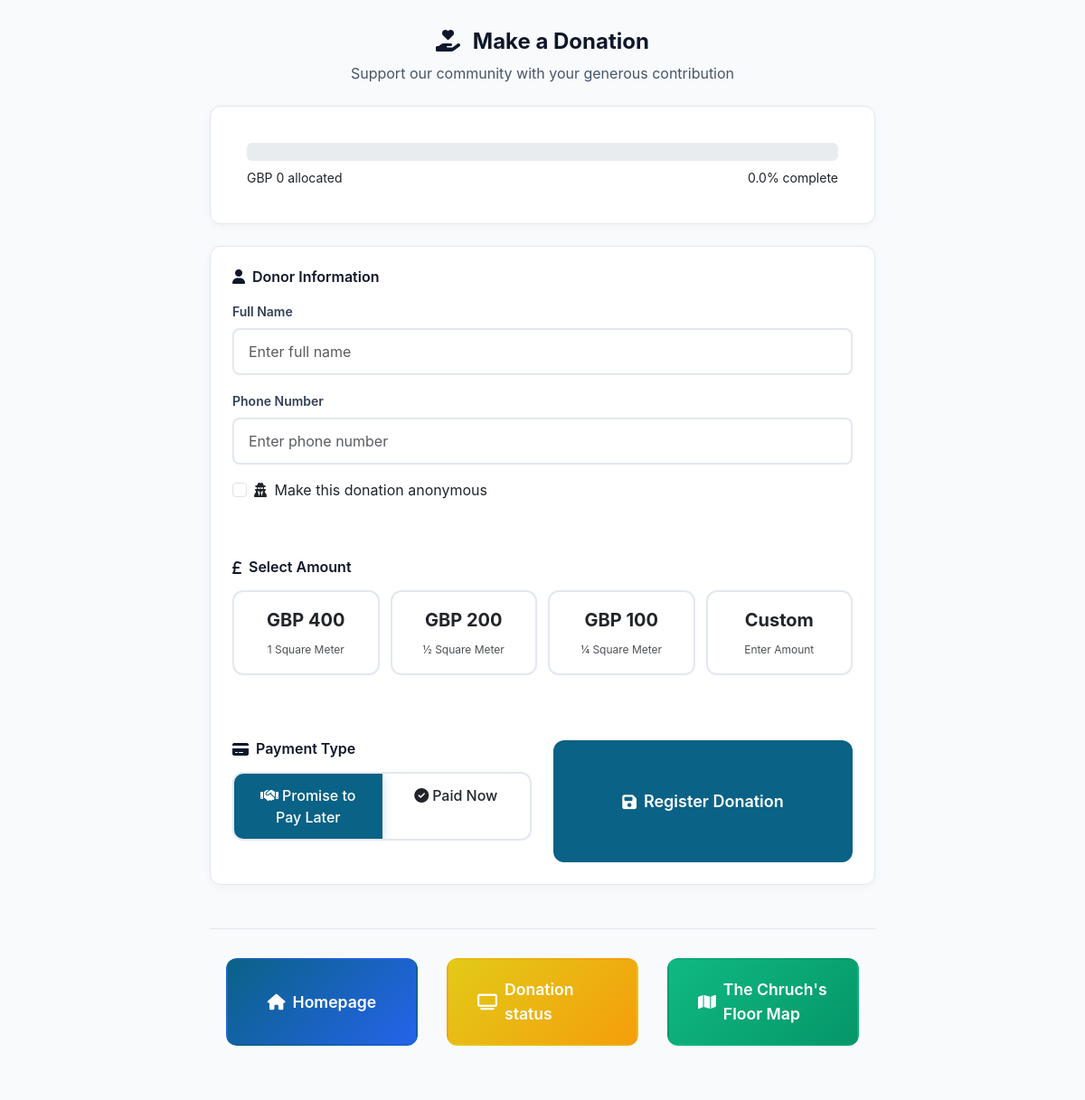
The app's page /public/donate/index.php, older data.
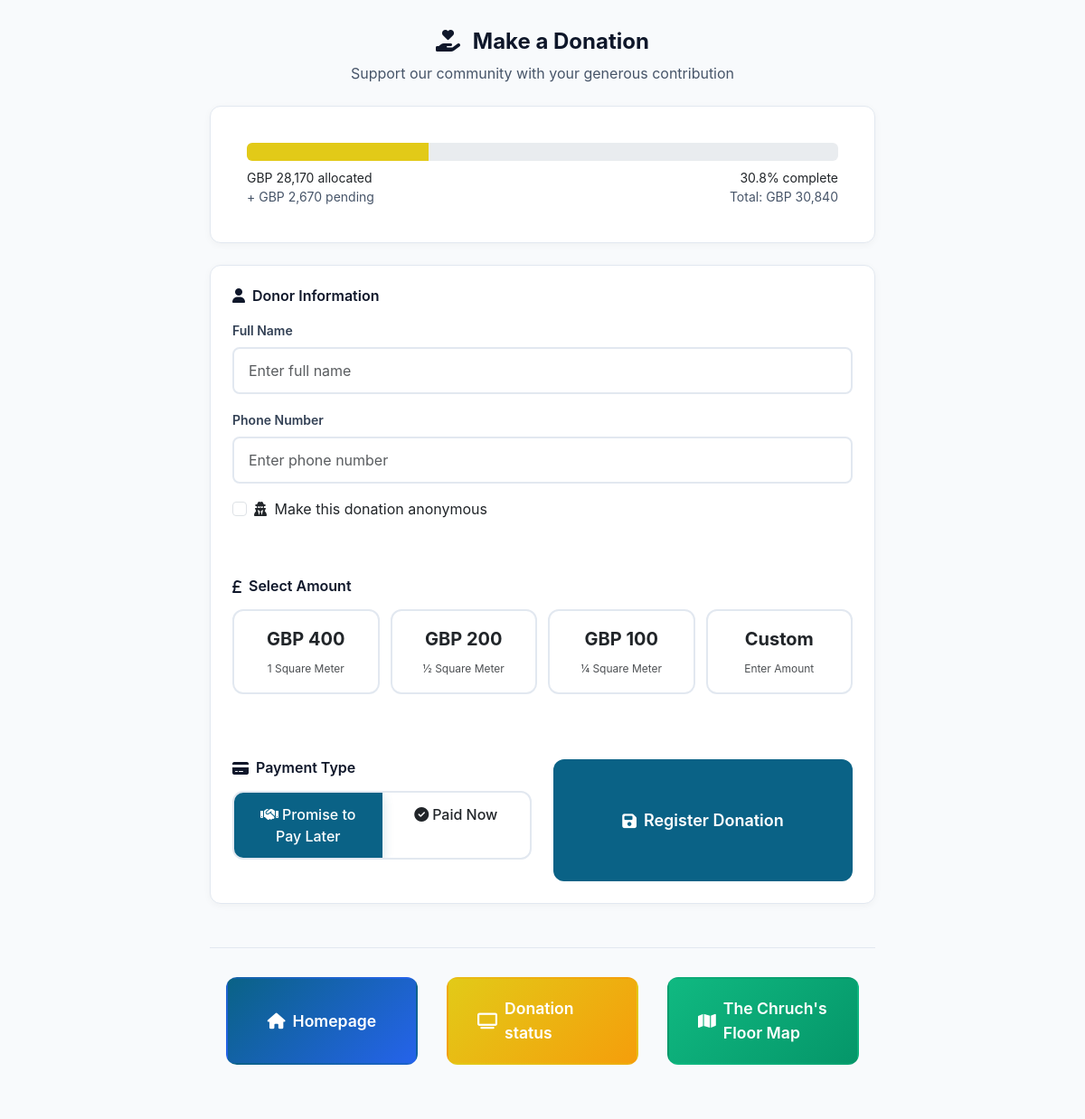
The same page, newer data.
### tables this page shows
CREATE TABLE `settings` (
  `id` tinyint(4) NOT NULL,
  `target_amount` decimal(10,2) NOT NULL DEFAULT 100000.00,
  `currency_code` char(3) NOT NULL DEFAULT 'GBP',
  `display_token` char(64) NOT NULL,
  `display_token_expires_at` datetime DEFAULT NULL,
  `projector_names_mode` enum('full','first_initial','off') NOT NULL DEFAULT 'full',
  `refresh_seconds` tinyint(3) unsigned NOT NULL DEFAULT 2,
  `version` int(10) unsigned NOT NULL DEFAULT 1,
  `created_at` timestamp NOT NULL DEFAULT current_timestamp(),
  `updated_at` timestamp NOT NULL DEFAULT current_timestamp() ON UPDATE current_timestamp(),
  `projector_display_mode` varchar(10) DEFAULT 'amount',
  `projector_language` varchar(5) DEFAULT 'en',
  PRIMARY KEY (`id`),
  KEY `idx_settings_id` (`id`)
);

CREATE TABLE `counters` (
  `id` tinyint(4) NOT NULL,
  `paid_total` decimal(10,2) NOT NULL DEFAULT 0.00,
  `pledged_total` decimal(10,2) NOT NULL DEFAULT 0.00,
  `grand_total` decimal(10,2) NOT NULL DEFAULT 0.00,
  `version` int(10) unsigned NOT NULL DEFAULT 1,
  `recalc_needed` tinyint(1) NOT NULL DEFAULT 0,
  `last_updated` timestamp NOT NULL DEFAULT current_timestamp() ON UPDATE current_timestamp(),
  PRIMARY KEY (`id`)
);

CREATE TABLE `donation_packages` (
  `id` int(11) NOT NULL AUTO_INCREMENT,
  `label` varchar(50) NOT NULL,
  `sqm_meters` decimal(8,2) NOT NULL,
  `price` decimal(10,2) NOT NULL,
  `active` tinyint(1) NOT NULL DEFAULT 1,
  `sort_order` int(11) NOT NULL DEFAULT 0,
  `created_at` timestamp NOT NULL DEFAULT current_timestamp(),
  `updated_at` timestamp NOT NULL DEFAULT current_timestamp() ON UPDATE current_timestamp(),
  PRIMARY KEY (`id`)
);

### public/donate/index.php (the view, shortened to what this page needs)
<?php
$db = db();
$settings = $db->query('SELECT * FROM settings WHERE id=1')->fetch_assoc() ?: [];
$currency = $settings['currency_code'] ?? 'GBP';
$targetAmount = (float)($settings['target_amount'] ?? 30000);
$pkgRows = $db->query("SELECT id, label, sqm_meters, price FROM donation_packages WHERE active=1 ORDER BY sort_order, id")->fetch_all(MYSQLI_ASSOC);
$pkgByLabel = [];
foreach ($pkgRows as $r) { $pkgByLabel[$r['label']] = $r; }
$pkgOne     = $pkgByLabel['1 m²']   ?? null;
$pkgHalf    = $pkgByLabel['1/2 m²'] ?? null;
$pkgQuarter = $pkgByLabel['1/4 m²'] ?? null;
$counters = $db->query('SELECT * FROM counters WHERE id=1')->fetch_assoc() ?: [];
$currentTotal = (float)($counters['grand_total'] ?? 0);
$customAmounts = $db->query('SELECT SUM(total_amount) as total_tracked FROM custom_amount_tracking')->fetch_assoc() ?: [];
$customTotal = (float)($customAmounts['total_tracked'] ?? 0);
$totalWithCustom = $currentTotal + $customTotal;
$progressPercent = $targetAmount > 0 ? min(100, ($totalWithCustom / $targetAmount) * 100) : 0;
?>
<!DOCTYPE html>
<html lang="en">
<head>
    <link href="https://cdn.jsdelivr.net/npm/bootstrap@5.3.3/dist/css/bootstrap.min.css" rel="stylesheet">
    <link rel="stylesheet" href="https://cdnjs.cloudflare.com/ajax/libs/font-awesome/6.4.0/css/all.min.css">
    <link rel="stylesheet" href="../../assets/theme.css?v=<?php echo @filemtime(__DIR__ . '/../../assets/theme.css'); ?>">
    <link rel="stylesheet" href="assets/donate.css?v=<?php echo @filemtime(__DIR__ . '/assets/donate.css'); ?>">
</head>
<body>
    <div class="app-wrapper">
        <div class="app-content">
            <main class="main-content">
                <div class="page-header">
                    <h1 class="page-title">
                        <i class="fas fa-hand-holding-heart me-2"></i>
                        Make a Donation
                    </h1>
                    <p class="text-muted">Support our community with your generous contribution</p>
                </div>
                <div class="card mb-4">
                    <div class="progress-section">
                        <div class="progress mb-2" style="height: 20px;">
                            <div class="progress-bar" style="width: <?php echo number_format($progressPercent, 1); ?>%"></div>
                        </div>
                        <div class="d-flex justify-content-between text-sm">
                            <span><?php echo $currency; ?> <?php echo number_format($currentTotal, 0); ?> allocated</span>
                            <span><?php echo number_format($progressPercent, 1); ?>% complete</span>
                        </div>
                        <?php if ($customTotal > 0): ?>
                        <div class="d-flex justify-content-between text-sm text-muted">
                            <span>+ <?php echo $currency; ?> <?php echo number_format($customTotal, 0); ?> pending</span>
                            <span>Total: <?php echo $currency; ?> <?php echo number_format($totalWithCustom, 0); ?></span>
                        </div>
                        <?php endif; ?>
                    </div>
                </div>
                <div class="card">
                    <form method="POST" class="registration-form">
                        <div class="form-section">
                            <h3 class="form-section-title">
                                <i class="fas fa-user"></i>
                                Donor Information
                            </h3>
                            <div class="mb-3">
                                <label for="name" class="form-label">Full Name</label>
                                <input type="text" class="form-control" id="name" name="name"
                                       placeholder="Enter full name" value="<?php echo htmlspecialchars($_POST['name'] ?? ''); ?>">
                            </div>
                            <div class="mb-3">
                                <label for="phone" class="form-label">Phone Number</label>
                                <input type="tel" class="form-control" id="phone" name="phone"
                                       placeholder="Enter phone number" value="<?php echo htmlspecialchars($_POST['phone'] ?? ''); ?>">
                            </div>
                            <div class="form-check mb-3">
                                <input class="form-check-input" type="checkbox" id="anonymous" name="anonymous"
                                       <?php echo isset($_POST['anonymous']) ? 'checked' : ''; ?>>
                                <label class="form-check-label" for="anonymous">
                                    <i class="fas fa-user-secret me-1"></i>
                                    Make this donation anonymous
                                </label>
                            </div>
                        </div>
                        <div class="form-section">
                            <h3 class="form-section-title">
                                <i class="fas fa-pound-sign"></i>
                                Select Amount
                            </h3>
                            <div class="quick-amounts">
                                <label class="quick-amount-btn" data-pack="1">
                                    <span class="quick-amount-value"><?php echo $currency; ?> <?php echo isset($pkgOne) ? number_format((float)$pkgOne['price'], 0) : 'N/A'; ?></span>
                                    <span class="quick-amount-label">1 Square Meter</span>
                                </label>
                                <label class="quick-amount-btn" data-pack="0.5">
                                    <span class="quick-amount-value"><?php echo $currency; ?> <?php echo isset($pkgHalf) ? number_format((float)$pkgHalf['price'], 0) : 'N/A'; ?></span>
                                    <span class="quick-amount-label">½ Square Meter</span>
                                </label>
                                <label class="quick-amount-btn" data-pack="0.25">
                                    <span class="quick-amount-value"><?php echo $currency; ?> <?php echo isset($pkgQuarter) ? number_format((float)$pkgQuarter['price'], 0) : 'N/A'; ?></span>
                                    <span class="quick-amount-label">¼ Square Meter</span>
                                </label>
                                <label class="quick-amount-btn" data-pack="custom">
                                    <span class="quick-amount-value">Custom</span>
                                    <span class="quick-amount-label">Enter Amount</span>
                                </label>
                            </div>
                        </div>
                        <div class="form-section half">
                            <h3 class="form-section-title">
                                <i class="fas fa-credit-card"></i>
                                Payment Type
                            </h3>
                            <div class="segmented-control">
                                <label class="form-check-label" for="typePledge">
                                    <i class="fas fa-handshake me-1"></i>Promise to Pay Later
                                </label>
                                <label class="form-check-label" for="typePaid">
                                    <i class="fas fa-check-circle me-1"></i>Paid Now
                                </label>
                            </div>
                        </div>
                        <button type="submit" class="btn-submit">
                            <i class="fas fa-save"></i>
                            Register Donation
                        </button>
                    </form>
                </div>
                <div class="navigation-section">
                    <div class="nav-buttons">
                        <a href="http://donate.abuneteklehaymanot.org/" class="nav-btn btn-home">
                            <i class="fas fa-home me-2"></i>
                            <span class="btn-text">Homepage</span>
                        </a>
                        <a href="../projector/" class="nav-btn btn-projector">
                            <i class="fas fa-tv me-2"></i>
                            <span class="btn-text">Donation status</span>
                        </a>
                        <a href="../projector/floor/" class="nav-btn btn-floor">
                            <i class="fas fa-map me-2"></i>
                            <span class="btn-text">The Chruch's Floor Map</span>
                        </a>
                    </div>
                </div>
            </main>
        </div>
    </div>
</body>
</html>

### assets/theme.css (style rules this page uses)
:root { --primary-blue: #0a6286; --primary-gold: #e2ca18; --gray-50: #f8fafc; --gray-100: #f1f5f9; --gray-200: #e2e8f0; --gray-300: #cbd5e1; --gray-400: #94a3b8; --gray-500: #64748b; --gray-600: #475569; --gray-700: #334155; --gray-800: #1f2937; --gray-900: #0f172a; --base-bg: #ffffff; --text-primary: #222222; --text-on-dark: #ffffff; --text-on-accent: #0a6286; --gradient-primary: linear-gradient(135deg, #0a6286 0%, #0b78a6 60%, rgba(226, 202, 24, 0.85) 100%); }
body { background: var(--base-bg); color: var(--text-primary); }
h1,h2,h3,h4,h5 { color: var(--primary-blue); }
.card { background: var(--base-bg); border: 1px solid var(--gray-200); }
.progress .progress-bar { background: var(--primary-gold); }

Row changes from the older to the newer data that the page shows:
changed settings "GBP": currency_code (not shown) → "GBP"
changed counters: grand_total "0" → "28,170"
Text that changed along with them:
$progressPercent: "0.0" → "30.8"
$customTotal: (not shown) → "2,670"
$totalWithCustom: (not shown) → "30,840"
text now shown: "+ pending Total:"
